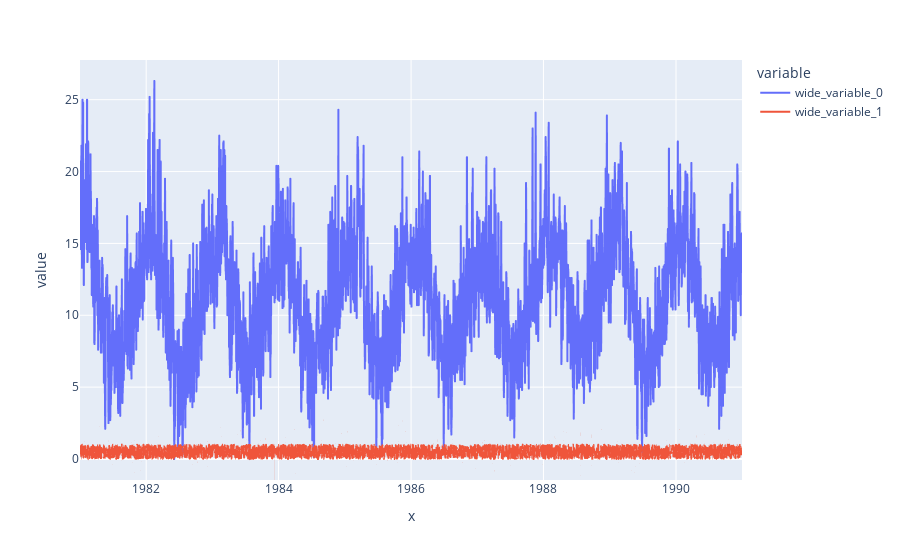

The cell this chart's notebook holds for it:
### Code cell
px.line(x=dt["Date"], y=[dt["Temp"],dt["score"]])

### Figure 1 — Plotly figure (JSON) as saved in the notebook; plotly's stock layout.template omitted (floating-point values rounded to 4 significant figures; data arrays with more than 128 entries replaced by an {"elided": "..."} marker saying what was removed)
{"data": [{"hovertemplate": "variable=wide_variable_0<br>x=%{x}<br>value=%{y}<extra></extra>", "legendgroup": "wide_variable_0", "line": {"color": "#636efa", "dash": "solid"}, "marker": {"symbol": "circle"}, "mode": "lines", "name": "wide_variable_0", "showlegend": true, "type": "scattergl", "x": {"elided": "3650 str values"}, "xaxis": "x", "y": {"elided": "3650 float values"}, "yaxis": "y"}, {"hovertemplate": "variable=wide_variable_1<br>x=%{x}<br>value=%{y}<extra></extra>", "legendgroup": "wide_variable_1", "line": {"color": "#EF553B", "dash": "solid"}, "marker": {"symbol": "circle"}, "mode": "lines", "name": "wide_variable_1", "showlegend": true, "type": "scattergl", "x": {"elided": "3650 str values"}, "xaxis": "x", "y": {"elided": "3650 float values"}, "yaxis": "y"}], "layout": {"legend": {"title": {"text": "variable"}, "tracegroupgap": 0}, "margin": {"t": 60}, "xaxis": {"anchor": "y", "domain": [0, 1], "title": {"text": "x"}}, "yaxis": {"anchor": "x", "domain": [0, 1], "title": {"text": "value"}}}}
